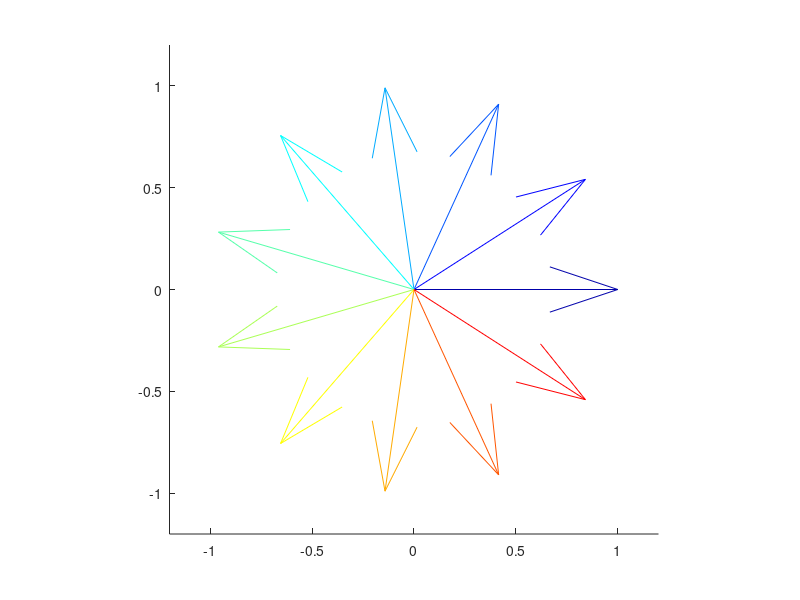

MATLAB code for this plot:
% Generate 11 unit vectors pointing to equally spaced angles
n = 11;
angles = linspace(0, 2*pi, n+1); % angles in radians
angles = angles(1:end-1); % remove last element (which is equal to the first)
vectors = [cos(angles); sin(angles)];

% Plot the vectors
figure
hold on
colors = jet(n);
for i = 1:n
    quiver(0, 0, vectors(1,i), vectors(2,i), 0, 'Color', colors(i,:))
end
xlim([-1.2, 1.2])
ylim([-1.2, 1.2])
axis equal



